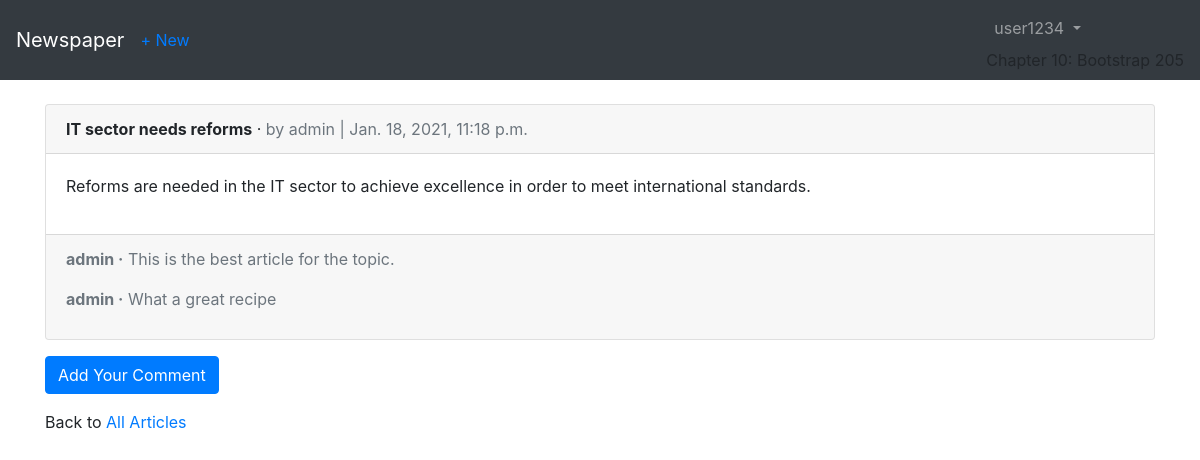
Page /articles/2/ (signed in) on the committed database.
### users/models.py (models this page shows)
class CustomUser(AbstractUser):
    age = models.PositiveIntegerField(null=True, blank=True)

### articles/models.py (models this page shows, shortened)
class Article(models.Model):
    title = models.CharField(max_length=255)
    body = models.TextField()
    date = models.DateTimeField(auto_now_add=True)
    author = models.ForeignKey(get_user_model(), on_delete=models.CASCADE)

class Comment(models.Model):
    article = models.ForeignKey(Article, on_delete=models.CASCADE, related_name='comments')
    comment = models.CharField(max_length=140)
    author = models.ForeignKey(get_user_model(), on_delete=models.CASCADE)
    def __str__(self):
        return f"{self.comment}"

### articles/views.py (the view)
# urls.py: path('<int:pk>/', ArticleDetailView.as_view(), name='article_detail'),
class ArticleDetailView(LoginRequiredMixin, DetailView):
    model = Article
    template_name = 'article_detail.html'
    login_url = 'login'

### templates/article_detail.html (shortened to what this page needs)
{% extends 'base.html' %}
{% block content %}
    <div class="card mb-3">
        <div class="card-header">
            <span class="font-weight-bold">{{ article.title }}</span> &middot;
            <span class="text-muted">by {{ article.author }} | {{ article.date }}</span>
        </div>
        <div class="card-body">
            <p>
                {{ article.body }}
            </p>
        </div>
        <div class="card-footer text-muted">
            {% for comment in article.comments.all %}
                <p>
                    <span class="font-weight-bold">{{ comment.author }} &middot;</span> {{ comment }}
                </p>
            {% endfor %}
        </div>
    </div>
    <a class="btn btn-primary" role="button" href="{% url 'article_comment' article.pk %}">Add Your Comment</a>
    <p class="mt-3">Back to <a href="{% url 'article_list' %}">All Articles</a></p>
{% endblock content %}

### templates/base.html (shortened to what this page needs)
<!DOCTYPE html>
<html lang="en">
<head>
    <link rel="stylesheet" href="https://maxcdn.bootstrapcdn.com/bootstrap/4.0.0/css/bootstrap.min.css">
</head>
<body>
    <nav class="navbar navbar-expand-md navbar-dark bg-dark mb-4">
        <a class="navbar-brand" href="{% url 'home' %}">Newspaper</a>
        {% if user.is_authenticated %}
            <ul class="navbar-nav mr-auto">
                <li class="nav-item">
                    <a href="{% url 'article_new' %}">+ New</a>
                </li>
            </ul>
        {% endif %}
        <div class="collapse navbar-collapse" id="navbarCollapse">
            {% if user.is_authenticated %}
                <ul class="navbar-nav ml-auto">
                    <li class="nav-item">
                        <a class="nav-link dropdown-toggle" href="#" id="userMenu" data-toggle="dropdown" aria-haspopup="true" aria-expanded="false">
                            {{ user.username }}
                        </a>
                        Chapter 10: Bootstrap 205
                    </li>
                </ul>
            {% endif %}
        </div>
    </nav>
    <div class="container">
        {% block content %}
        {% endblock content %}
    </div>
</body>
</html>

### rows in the picture
CustomUser: username "user1234"
Article: title "IT sector needs reforms", author "admin", date "Jan. 18, 2021, 11:18 p.m.", body "Reforms are needed in the IT sector to achieve excellence in order to meet international standards."
Comment: author "admin", comment "This is the best article for the topic."
Comment: author "admin", comment "What a great recipe"
